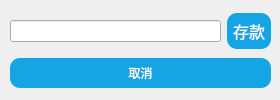
<?xml version="1.0" encoding="UTF-8"?>
<ui version="4.0">
 <class>DepositDialog</class>
 <widget class="QDialog" name="DepositDialog">
  <property name="geometry">
   <rect>
    <x>0</x>
    <y>0</y>
    <width>280</width>
    <height>100</height>
   </rect>
  </property>
  <property name="windowTitle">
   <string>Dialog</string>
  </property>
  <widget class="QWidget" name="layoutWidget">
   <property name="geometry">
    <rect>
     <x>10</x>
     <y>10</y>
     <width>261</width>
     <height>81</height>
    </rect>
   </property>
   <layout class="QVBoxLayout" name="verticalLayout">
    <item>
     <layout class="QHBoxLayout" name="horizontalLayout">
      <item>
       <widget class="QLineEdit" name="depositLineEdit">
        <property name="font">
         <font>
          <weight>75</weight>
          <bold>true</bold>
         </font>
        </property>
        <property name="styleSheet">
         <string notr="true"/>
        </property>
        <property name="text">
         <string/>
        </property>
       </widget>
      </item>
      <item>
       <widget class="QPushButton" name="depositButton">
        <property name="sizePolicy">
         <sizepolicy hsizetype="Fixed" vsizetype="Fixed">
          <horstretch>0</horstretch>
          <verstretch>0</verstretch>
         </sizepolicy>
        </property>
        <property name="font">
         <font>
          <family>Adobe Arabic</family>
          <pointsize>12</pointsize>
         </font>
        </property>
        <property name="styleSheet">
         <string notr="true">color: white;
background-color: rgb(22, 165, 228);
border-style: outset;
padding: 6px;
border-radius: 10px;
</string>
        </property>
        <property name="text">
         <string>存款</string>
        </property>
       </widget>
      </item>
     </layout>
    </item>
    <item>
     <widget class="QPushButton" name="cancelButton">
      <property name="styleSheet">
       <string notr="true">color: white;
background-color: rgb(22, 165, 228);
border-style: outset;
padding: 6px;
border-radius: 10px;
</string>
      </property>
      <property name="text">
       <string>取消</string>
      </property>
     </widget>
    </item>
   </layout>
  </widget>
 </widget>
 <resources/>
 <connections/>
</ui>
